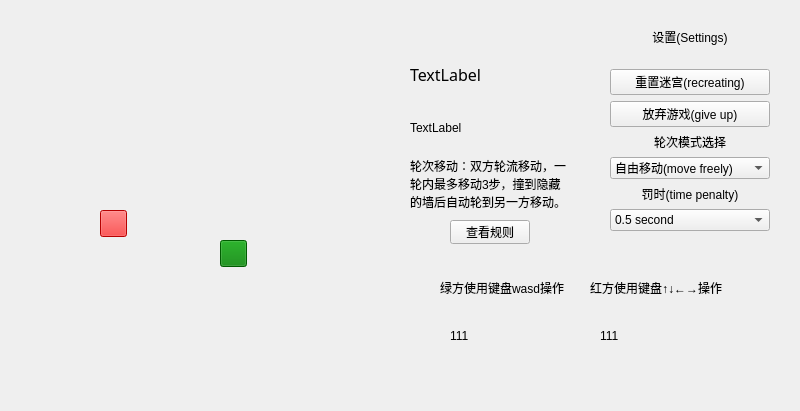
<?xml version="1.0" encoding="UTF-8"?>
<ui version="4.0">
 <class>Widget</class>
 <widget class="QWidget" name="Widget">
  <property name="geometry">
   <rect>
    <x>0</x>
    <y>0</y>
    <width>800</width>
    <height>411</height>
   </rect>
  </property>
  <property name="windowTitle">
   <string>Widget</string>
  </property>
  <widget class="QPushButton" name="btnRed">
   <property name="geometry">
    <rect>
     <x>100</x>
     <y>210</y>
     <width>27</width>
     <height>27</height>
    </rect>
   </property>
   <property name="styleSheet">
    <string notr="true">background-color : red</string>
   </property>
   <property name="text">
    <string/>
   </property>
  </widget>
  <widget class="QPushButton" name="btnGreen">
   <property name="geometry">
    <rect>
     <x>220</x>
     <y>240</y>
     <width>27</width>
     <height>27</height>
    </rect>
   </property>
   <property name="styleSheet">
    <string notr="true">background-color : green</string>
   </property>
   <property name="text">
    <string/>
   </property>
  </widget>
  <widget class="QWidget" name="verticalLayoutWidget">
   <property name="geometry">
    <rect>
     <x>610</x>
     <y>10</y>
     <width>160</width>
     <height>221</height>
    </rect>
   </property>
   <layout class="QVBoxLayout" name="verticalLayout">
    <item>
     <widget class="QLabel" name="settingLB">
      <property name="text">
       <string>设置(Settings)</string>
      </property>
      <property name="alignment">
       <set>Qt::AlignCenter</set>
      </property>
     </widget>
    </item>
    <item>
     <widget class="QPushButton" name="rst_button">
      <property name="text">
       <string>重置迷宫(recreating)</string>
      </property>
     </widget>
    </item>
    <item>
     <widget class="QPushButton" name="giveup_button">
      <property name="text">
       <string>放弃游戏(give up)</string>
      </property>
     </widget>
    </item>
    <item>
     <layout class="QVBoxLayout" name="turnVL">
      <item>
       <widget class="QLabel" name="turnSetLB">
        <property name="text">
         <string>轮次模式选择</string>
        </property>
        <property name="alignment">
         <set>Qt::AlignCenter</set>
        </property>
       </widget>
      </item>
      <item>
       <widget class="QComboBox" name="modeCB">
        <item>
         <property name="text">
          <string>自由移动(move freely)</string>
         </property>
        </item>
        <item>
         <property name="text">
          <string>轮次移动(take turns)</string>
         </property>
        </item>
       </widget>
      </item>
      <item>
       <layout class="QVBoxLayout" name="timePenaltyVL">
        <item>
         <widget class="QLabel" name="timepenaltyLB">
          <property name="text">
           <string>罚时(time penalty)</string>
          </property>
          <property name="alignment">
           <set>Qt::AlignCenter</set>
          </property>
         </widget>
        </item>
        <item>
         <widget class="QComboBox" name="timeCB">
          <item>
           <property name="text">
            <string>0.5 second</string>
           </property>
          </item>
          <item>
           <property name="text">
            <string>2 second</string>
           </property>
          </item>
          <item>
           <property name="text">
            <string>5 second</string>
           </property>
          </item>
         </widget>
        </item>
       </layout>
      </item>
     </layout>
    </item>
   </layout>
  </widget>
  <widget class="QStackedWidget" name="stackedWidget">
   <property name="geometry">
    <rect>
     <x>370</x>
     <y>20</y>
     <width>221</width>
     <height>201</height>
    </rect>
   </property>
   <property name="currentIndex">
    <number>1</number>
   </property>
   <widget class="QWidget" name="page">
    <widget class="QWidget" name="verticalLayoutWidget_4">
     <property name="geometry">
      <rect>
       <x>30</x>
       <y>30</y>
       <width>160</width>
       <height>161</height>
      </rect>
     </property>
     <layout class="QVBoxLayout" name="verticalLayout_2">
      <item>
       <layout class="QHBoxLayout" name="horizontalLayout_2">
        <item>
         <widget class="QLabel" name="greenstepLB">
          <property name="text">
           <string>绿方连续移动步数：</string>
          </property>
         </widget>
        </item>
        <item>
         <widget class="QLabel" name="greenstepnumLB">
          <property name="text">
           <string>0</string>
          </property>
         </widget>
        </item>
       </layout>
      </item>
      <item>
       <layout class="QHBoxLayout" name="horizontalLayout">
        <item>
         <widget class="QLabel" name="redstepLB">
          <property name="text">
           <string>红方连续移动步数：</string>
          </property>
         </widget>
        </item>
        <item>
         <widget class="QLabel" name="redstepnumLB">
          <property name="text">
           <string>0</string>
          </property>
         </widget>
        </item>
       </layout>
      </item>
      <item>
       <widget class="QLabel" name="tips1LB">
        <property name="text">
         <string>自由移动：绿红两方可以自由移动，撞到墙壁会触发罚时，罚时后自动回到起点</string>
        </property>
        <property name="wordWrap">
         <bool>true</bool>
        </property>
       </widget>
      </item>
     </layout>
    </widget>
   </widget>
   <widget class="QWidget" name="page_2">
    <widget class="QWidget" name="verticalLayoutWidget_5">
     <property name="geometry">
      <rect>
       <x>40</x>
       <y>30</y>
       <width>160</width>
       <height>161</height>
      </rect>
     </property>
     <layout class="QVBoxLayout" name="verticalLayout_3">
      <item>
       <widget class="QLabel" name="roundLB">
        <property name="font">
         <font>
          <family>黑体</family>
          <pointsize>12</pointsize>
         </font>
        </property>
        <property name="text">
         <string>TextLabel</string>
        </property>
       </widget>
      </item>
      <item>
       <widget class="QLabel" name="stepLB">
        <property name="text">
         <string>TextLabel</string>
        </property>
       </widget>
      </item>
      <item>
       <widget class="QLabel" name="label">
        <property name="text">
         <string>轮次移动：双方轮流移动，一轮内最多移动3步，撞到隐藏的墙后自动轮到另一方移动。</string>
        </property>
        <property name="wordWrap">
         <bool>true</bool>
        </property>
       </widget>
      </item>
     </layout>
    </widget>
   </widget>
  </widget>
  <widget class="QPushButton" name="pushButton">
   <property name="geometry">
    <rect>
     <x>450</x>
     <y>220</y>
     <width>80</width>
     <height>24</height>
    </rect>
   </property>
   <property name="text">
    <string>查看规则</string>
   </property>
  </widget>
  <widget class="QLabel" name="keyboard1_LB">
   <property name="geometry">
    <rect>
     <x>450</x>
     <y>300</y>
     <width>111</width>
     <height>71</height>
    </rect>
   </property>
   <property name="text">
    <string>111</string>
   </property>
  </widget>
  <widget class="QLabel" name="keyboard2_LB">
   <property name="geometry">
    <rect>
     <x>600</x>
     <y>300</y>
     <width>111</width>
     <height>71</height>
    </rect>
   </property>
   <property name="text">
    <string>111</string>
   </property>
  </widget>
  <widget class="QLabel" name="label_2">
   <property name="geometry">
    <rect>
     <x>440</x>
     <y>280</y>
     <width>131</width>
     <height>16</height>
    </rect>
   </property>
   <property name="text">
    <string>绿方使用键盘wasd操作</string>
   </property>
  </widget>
  <widget class="QLabel" name="label_3">
   <property name="geometry">
    <rect>
     <x>590</x>
     <y>280</y>
     <width>141</width>
     <height>16</height>
    </rect>
   </property>
   <property name="text">
    <string>红方使用键盘↑↓←→操作</string>
   </property>
  </widget>
 </widget>
 <resources/>
 <connections/>
</ui>
